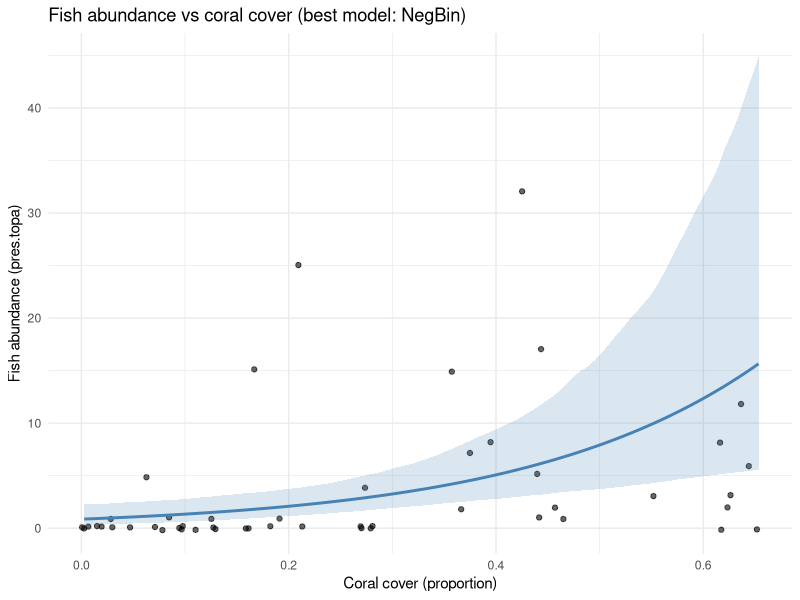

R code for this plot:
# Analysis of dependence of fish abundance (pres.topa) on coral cover (CB_cover)
# Reads fish-coral.csv in same directory, fits alternative count models and saves outputs.

required_packages <- c("MASS", "pscl", "ggplot2", "dplyr", "broom")
for(p in required_packages){
  if(!requireNamespace(p, quietly = TRUE)){
    install.packages(p, repos = "https://cloud.r-project.org")
  }
}

suppressPackageStartupMessages({
  library(MASS)
  library(pscl)
  library(ggplot2)
  library(dplyr)
  library(broom)
})

# Read data
 dat <- read.csv("fish-coral.csv")

# Basic cleaning / feature engineering
 dat <- dat %>%
   mutate(coral_prop = CB_cover / n_pts,
          logging = factor(logged),
          flow = factor(flow),
          pres.topa = as.integer(pres.topa))

# Exploratory summaries
summary_stats <- dat %>% summarise(
  n = n(),
  zero_count = sum(pres.topa == 0),
  zero_prop = mean(pres.topa == 0),
  mean_count = mean(pres.topa),
  var_count = var(pres.topa),
  min_coral = min(CB_cover),
  max_coral = max(CB_cover),
  mean_coral = mean(CB_cover)
)
write.table(summary_stats, file = "exploratory_summary.txt", row.names = FALSE, sep = "\t")

# Univariate models of pres.topa ~ coral_prop (main question)
# Poisson GLM
pois_mod <- glm(pres.topa ~ coral_prop, family = poisson, data = dat)

overdispersion <- sum(residuals(pois_mod, type = "pearson")^2) / pois_mod$df.residual

# Negative binomial
nb_mod <- tryCatch(glm.nb(pres.topa ~ coral_prop, data = dat), error = function(e) NULL)

# Zero-inflated Poisson and NB (if possible)
zip_mod <- tryCatch(zeroinfl(pres.topa ~ coral_prop | 1, data = dat, dist = "poisson"), error = function(e) NULL)
zinb_mod <- tryCatch(zeroinfl(pres.topa ~ coral_prop | 1, data = dat, dist = "negbin"), error = function(e) NULL)

# Collect AICs
model_list <- list(Poisson = pois_mod, NegBin = nb_mod, ZIP = zip_mod, ZINB = zinb_mod)
model_aic <- lapply(model_list, function(m) if(is.null(m)) NA else AIC(m))
model_df <- data.frame(model = names(model_aic), AIC = unlist(model_aic)) %>% arrange(AIC)
write.table(model_df, file = "model_selection.txt", row.names = FALSE, sep = "\t")

# Save detailed summaries
capture.output(summary(pois_mod), file = "poisson_model_summary.txt")
if(!is.null(nb_mod)) capture.output(summary(nb_mod), file = "nb_model_summary.txt")
if(!is.null(zip_mod)) capture.output(summary(zip_mod), file = "zip_model_summary.txt")
if(!is.null(zinb_mod)) capture.output(summary(zinb_mod), file = "zinb_model_summary.txt")

# Choose best model (lowest AIC)
best_name <- model_df$model[which.min(model_df$AIC)]
best_model <- model_list[[best_name]]

# Effect size extraction (exponentiated coefficient for coral_prop)
coef_df <- tidy(best_model) %>% filter(term == "coral_prop")
if(grepl("zero", best_name, ignore.case = TRUE)){
  # zeroinfl has two sets of coefficients; tidy() includes both. Filter incorrectly maybe.
  # Provide both count and zero components
  coef_df <- tidy(best_model) %>% filter(grepl("coral_prop", term))
}

# For count component, compute incidence rate ratio (IRR)
coef_df <- coef_df %>% mutate(IRR = exp(estimate))
write.table(coef_df, file = "best_model_effects.txt", row.names = FALSE, sep = "\t")

# Generate prediction grid over coral_prop
newdat <- data.frame(coral_prop = seq(min(dat$coral_prop), max(dat$coral_prop), length.out = 100))

predict_counts <- function(model, newdata){
  if("zeroinfl" %in% class(model)){
    # Expected value for zero-inflated: (1 - pi) * mu
    # predict(..., type="link") not directly helpful, use predict(type="response")
    preds <- predict(model, newdata, type = "response")
    return(preds)
  } else {
    preds <- predict(model, newdata, type = "response")
    return(preds)
  }
}

newdat$pred_mean <- predict_counts(best_model, newdat)

# Approximate confidence intervals via simulation
set.seed(123)
B <- 1000
if(!("zeroinfl" %in% class(best_model))){
  # Use MVN approximation
  V <- vcov(best_model)
  beta <- coef(best_model)
  sim_beta <- MASS::mvrnorm(B, beta, V)
  X <- model.matrix(~ coral_prop, data = newdat)
  linpred <- sim_beta %*% t(X)
  if(best_name %in% c("Poisson", "NegBin")){
    sim_mu <- exp(linpred)
  } else {
    sim_mu <- exp(linpred) # fallback
  }
  newdat$lower <- apply(sim_mu, 2, quantile, 0.025)
  newdat$upper <- apply(sim_mu, 2, quantile, 0.975)
} else {
  # For zeroinfl, do parametric bootstrap of coefficients (approx)
  cf <- coef(best_model)
  V <- vcov(best_model)
  sim_beta <- MASS::mvrnorm(B, cf, V)
  # separate components
  terms_all <- names(cf)
  count_terms <- grep('^count_', terms_all, value = TRUE)
  zero_terms  <- grep('^zero_', terms_all, value = TRUE)
  Xc <- model.matrix(~ coral_prop, data = newdat)
  Xz <- model.matrix(~ 1, data = newdat) # intercept only zero component
  # Map columns
  idx_count <- match(count_terms, terms_all)
  idx_zero  <- match(zero_terms, terms_all)
  lin_count <- sim_beta[, idx_count] %*% t(Xc)
  lin_zero  <- sim_beta[, idx_zero, drop=FALSE] %*% t(Xz)
  mu <- exp(lin_count)
  pi0 <- plogis(lin_zero) # probability of extra zero
  sim_mu <- (1 - pi0) * mu
  newdat$lower <- apply(sim_mu, 2, quantile, 0.025)
  newdat$upper <- apply(sim_mu, 2, quantile, 0.975)
}

write.table(newdat, file = "predictions.csv", row.names = FALSE, sep = ",")

# Plot raw data and fitted relationship
p <- ggplot(dat, aes(x = coral_prop)) +
  geom_jitter(aes(y = pres.topa), width = 0.002, height = 0.2, alpha = 0.6) +
  geom_ribbon(data = newdat, aes(x = coral_prop, ymin = lower, ymax = upper), alpha = 0.2, fill = "steelblue", inherit.aes = FALSE) +
  geom_line(data = newdat, aes(x = coral_prop, y = pred_mean), color = "steelblue", linewidth = 1, inherit.aes = FALSE) +
  labs(x = "Coral cover (proportion)", y = "Fish abundance (pres.topa)",
       title = paste0("Fish abundance vs coral cover (best model: ", best_name, ")")) +
  theme_minimal()

ggsave("fish_coral_relationship.png", p, width = 7, height = 5, dpi = 300)

# Provide an interpretation file
interpretation <- c(
  paste0("Overdispersion factor (Poisson) = ", round(overdispersion, 2)),
  paste0("Best model selected by AIC: ", best_name),
  "Effect size (see best_model_effects.txt): IRR is multiplicative change in mean abundance per unit increase in coral proportion.",
  "Prediction interval (95% CI) saved in predictions.csv.",
  "Plot saved as fish_coral_relationship.png."
)
writeLines(interpretation, con = "interpretation.txt")

message("Analysis complete. Files written:")
print(list.files(pattern = "^(exploratory|model|poisson|nb_|zip_|zinb_|best_model|predictions|fish_coral_relationship|interpretation).*"))
